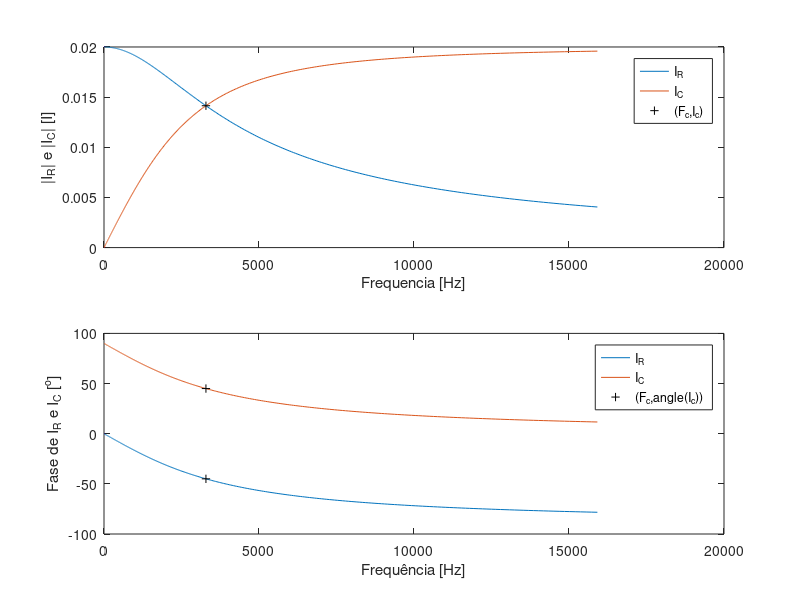

The MATLAB script that drew this image:
clear
clc

## CIRCUITO RC

%dados da questao
I = 20e-3;
R = 220;
C = 220e-9;

%frequencias da questao
w = logspace(0,5,1000);
wc = 1/(R*C);
f = w/(2*pi);
fc = wc/(2*pi);

%equacoes deduzidas de entrada e saida da questao
Ir = (1./(j*w*C))./((1./(j*w*C)) + R)*I;
Ic = (R)./((1./(j*w*C)) + R)*I;

%equacoes deduzidas de entrada e saida da questao em corte
Irc = (1./(j*wc*C))./((1./(j*wc*C)) + R)*I;
Icc = (R)./((1./(j*wc*C)) + R)*I;

%plotando os resultados das equacoes
subplot(211),plot((f),abs(Ir),f,abs(Ic),fc,abs(Icc),'+k');
xlabel('Frequencia [Hz]'), ylabel('|I_R| e |I_C| [I]')
legend('I_R','I_C','(F_c,I_c)');
subplot(212),plot((f),rad2deg(angle(Ir)),f,rad2deg(angle(Ic)),fc,rad2deg(angle(Irc)),'+k',fc,rad2deg(angle(Icc)),'+k');
xlabel('Frequência [Hz]'),ylabel('Fase de I_R e I_C [^o]')
legend('I_R','I_C','(F_c,angle(I_c))');

%salvando o grafico em JPG
saveas(gca, 'grafico_15.jpg', 'jpg')